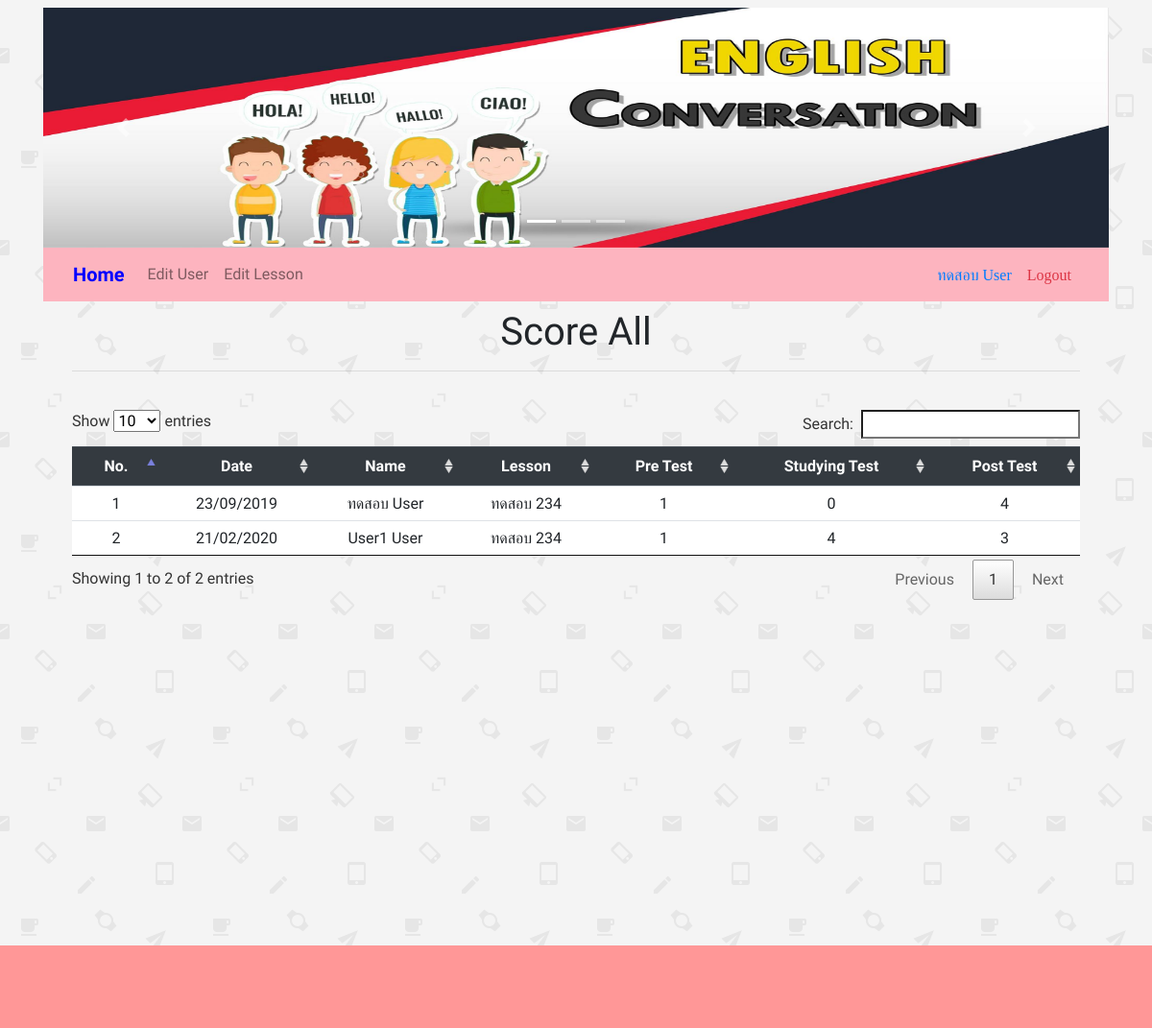
Screenshot of /admin/index.php (signed in) with the database file from the repository.
### tables this page shows
CREATE TABLE IF NOT EXISTS `user_learning` (
`user_learning_id` int(10) NOT NULL,
  `choice_id` int(10) NOT NULL,
  `user_id` int(10) NOT NULL,
  `user_learning_bf` int(20) NOT NULL,
  `user_learning_wa` int(20) NOT NULL,
  `user_learning_af` varchar(20) NOT NULL,
  `user_learning_status` int(1) NOT NULL,
  `user_learning_date` timestamp NOT NULL DEFAULT CURRENT_TIMESTAMP
);

CREATE TABLE IF NOT EXISTS `user` (
`ID` int(5) NOT NULL,
  `Username` varchar(50) NOT NULL,
  `Password` varchar(200) NOT NULL,
  `Firstname` varchar(100) NOT NULL,
  `Lastname` varchar(100) NOT NULL,
  `email` varchar(100) NOT NULL,
  `phone` text NOT NULL,
  `Userlevel` varchar(1) NOT NULL,
  `user_date` date NOT NULL,
  `user_stid` int(11) NOT NULL,
  `session_id` varchar(50) NOT NULL,
  `group_id` int(20) NOT NULL,
  `Status` varchar(1) NOT NULL
);

CREATE TABLE IF NOT EXISTS `choice` (
`choice_id` int(11) NOT NULL,
  `choice_name` varchar(100) NOT NULL,
  `video` varchar(300) NOT NULL,
  `choice_detail` varchar(100) NOT NULL,
  `choice_status` int(1) NOT NULL
);

### admin/index_scoreall.php (the view)
<?php
$query_learning = "SELECT * FROM choice as c , user as u, user_learning as l where l.choice_id = c.choice_id and l.user_id = u.id order by convert(l.user_learning_af, UNSIGNED INTEGER) DESC" ;
$learning = mysqli_query($con,$query_learning) or die(mysqli_error());
$row_learning = mysqli_fetch_assoc($learning);
$totalRows_learning = mysqli_num_rows($learning);
?>
<div class="col-md-12">
 <div class="py-2">
  <div class="container">
    <div class="row">
      <div class="col-md-12">
        <h1 class="text-center">Score All</h1>
        <hr>
      </div>
    </div>
  </div>
</div>
<div class="py-3">
  <div class="container">
    <div class="row">
      <div class="col-md-12">
        <?php if ($totalRows_learning > 0) {?>
         <div class="table-responsive text-center">
          <table class="table table-hover" id="example" bgcolor="white">
            <thead class="thead-dark">
              <tr class="text-center">
                <th scope="col">No.</th>
                <th scope="col">Date</th>
                <th scope="col">Name</th>
                <th scope="col">Lesson</th>
                <th scope="col">Pre Test</th>
                <th scope="col">Studying Test</th>
                <th scope="col">Post Test</th>
              </tr>
            </thead>
            <tbody>
              <?php
              $i = 1 ;
              do { ?>
                <tr class="text-center">
                  <td><?php echo $i; ?></td>
                  <td><?php echo date("d/m/Y" , strtotime($row_learning['user_learning_date'])); ?></td>
                  <td><?php echo $row_learning['Firstname']. "  " .$row_learning['Lastname']; ?></td>
                  <td><?php echo $row_learning['choice_name']; ?>
                  <td><?php echo $row_learning['user_learning_bf']; ?></td>
                  <td><?php echo $row_learning['user_learning_wa']; ?></td>
                  <td><?php echo $row_learning['user_learning_af']; ?></td>
                </tr>
                <?php
                $i += 1;
              } while ($row_learning = mysqli_fetch_assoc($learning)); ?>
            </tbody>
          </table>
      </div>
    <?php }else {
      echo "<h3> No Score </h3>";
    }
    mysqli_free_result($learning);?>
  </div>
</div>
</div>
</div>
</div>

### admin/index.php (shortened to what this page needs)
<!DOCTYPE html>
<html>
<?php include '../conn.php'; ?>
<?php include 'header.php'; ?>
<link rel=stylesheet href="../st.css">
<div class="py-2">
  <div class="container">
    <div class="row">
      <div class="col-md-12">
       <?php include 'carousel.php'; ?>
       <?php include 'navbar.php'; ?>
       <?php include 'datatables.php'; ?>
       <body>
        <?php
        $in = isset($_REQUEST['in']);
        $sh = isset($_REQUEST['showchoice']);
        $shs = isset($_REQUEST['showchoice_s']);
        $sp = isset($_REQUEST['sp']);
        $editc = isset($_REQUEST['editc']);
        $su = isset($_REQUEST['su']);
        $anw = isset($_REQUEST['anw']);
        $anws = isset($_REQUEST['anws']);
        $eu = isset($_REQUEST['eu']);
        $ec = isset($_REQUEST['ec']);
        $sc = isset($_REQUEST['sc']);
        $sco = isset($_REQUEST['sco']);
        $send = isset($_REQUEST['send']);
        if ($in <> '') {
          include 'index_scoreall.php';
        }elseif ($sh <> '') {
          include 'showchoice.php';
        }elseif ($shs <> '') {
          include 'showchoice_sub.php'; ?>
        <?php  }elseif ($sp <> '') {
          include 'editprofile_show.php';
        }elseif ($editc <> '') {
         include 'show_choice_all.php';
       }elseif ($su <> '') {
        include 'show_user.php';
      }elseif ($anw <> '') {
        include 'show_user_anw.php';
      }elseif ($anws <> '') {
        include 'show_user_anwshow.php';
      }elseif ($eu <> '') {
        include 'edit_user.php';
      }elseif ($ec <> '') {
        include 'edit_choice.php';
        echo "<br><br><br><br><br><br><br><br>";
      }elseif ($send <> '') {
        include 'send_mail.php';
      }else{ ?>
        <div class="row">
          <div class="col-md-12" align="center">
            <?php include 'index_scoreall.php'; ?>
            <br>
            <br>
          </div>
        </div>
        <?php
      }
      ?>
    </div>
  </div>
</div>
</div>
<br><br><br>
<?php include 'footer_admin.php';
 ?>
</body>
</html>

### admin/header.php (shortened to what this page needs)
<head>
  <link rel="stylesheet" href="https://stackpath.bootstrapcdn.com/bootstrap/4.3.1/css/bootstrap.min.css" >
  <link href="https://stackpath.bootstrapcdn.com/font-awesome/4.7.0/css/font-awesome.min.css" rel="stylesheet">
</head>
<body>

### admin/carousel.php (shortened to what this page needs)
<div id="carouselExampleIndicators" class="carousel slide" data-ride="carousel">
  <ol class="carousel-indicators">
    <li data-target="#carouselExampleIndicators" data-slide-to="0" class="active"></li>
    <li data-target="#carouselExampleIndicators" data-slide-to="1"></li>
    <li data-target="#carouselExampleIndicators" data-slide-to="2"></li>
  </ol>
  <div class="carousel-inner">
    <div class="carousel-item active">
      <img class="d-block w-100" src="../img/b1.jpg" alt="First slide" height="250px">
    </div>
  </div>
  <a class="carousel-control-prev" href="#carouselExampleIndicators" role="button" data-slide="prev">
    <span class="carousel-control-prev-icon" aria-hidden="true"></span>
  </a>
  <a class="carousel-control-next" href="#carouselExampleIndicators" role="button" data-slide="next">
    <span class="carousel-control-next-icon" aria-hidden="true"></span>
  </a>
</div>

### model.php (shortened to what this page needs)
<!DOCTYPE html>
<html>
<body>
  </body>
  </html>

### admin/navbar.php (shortened to what this page needs)
 <?php include '../model.php'; ?>
 <nav class="navbar navbar-expand-md navbar-light" style="background: #FDB4BF;">
  <div class="container">
  <div class="collapse navbar-collapse" id="navbar6">
    <a class="navbar-brand text-primary d-none d-md-block" href="index.php">
     <b><font color="blue">Home</font></b>
   </a>
   <?php if (isset($_SESSION["Userlevel"]) == "A") {
    ?>
    <ul class="navbar-nav">
      <li class="nav-item"> <a class="nav-link" href="index.php?su">Edit User</a> </li>
      <li class="nav-item"> <a class="nav-link" href="index.php?sc">Edit Lesson</a> </li>
    </ul>
    <?php }?>
    <ul class="navbar-nav ml-auto">
      <li class="nav-item">
        <?php
        if (isset($_SESSION["Userlevel"]) == "A") { ?>
         <a class='fa text-primary nav-link' ><?php echo $_SESSION["User"]; ?></a>
       </li>
       <li class="nav-item">
         <?php echo "<a class='fa text-danger nav-link' href='logout.php'>Logout</a>"; }
         ?>
       </li>
     </ul>
   </div>
 </div>
</nav>

### admin/datatables.php (shortened to what this page needs)
<link rel="stylesheet" type="text/css" href="../dt/jquery.dataTables.min.css">

### admin/footer_admin.php (shortened to what this page needs)
<br>
<br>
<br>
<br>
<br>
<br>
<br>
<br>
<br>
</body>
<nav class="navbar navbar-light" style="background-color: #FF9797;">
</nav>

### admin/navbar.php (style rules this page uses)
.ml-auto { left: auto !important; right: 0px; }

### rows the page displays
user_learning: user_learning_date "23/09/2019", user.Firstname "ทดสอบ", user.Lastname "User", choice.choice_name "ทดสอบ 234", user_learning_bf "1", user_learning_wa "0", user_learning_af "4"
user_learning: user_learning_date "21/02/2020", user.Firstname "User1", user.Lastname "User", choice.choice_name "ทดสอบ 234", user_learning_bf "1", user_learning_wa "4", user_learning_af "3"

### other values shown
$_SESSION["User"] "ทดสอบ User"
